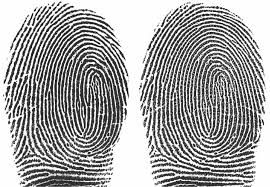
#> input picture download.jpg, 270 x 187 px
$ python main.py
#> lines starting #> are read from the running program, lines starting #| are printed output that depends on the picture
#> in main, original_biometric_image is the input picture: shape (187, 270, 3); min 0, max 255, mean 164.3
import cv2
import numpy as np
import random

# Function to generate initial population images using multiple rounds of encryption
def generate_initial_population(original_biometric_image, num_images, num_rounds):
#> called with num_images = 4, num_rounds = 25
    initial_population = []
    for i in range(num_images):
        encrypted_image = original_biometric_image.copy()
        for _ in range(num_rounds):
            random_key = random.randint(0, 255)
            encrypted_image ^= random_key
        initial_population.append(encrypted_image)
        cv2.imwrite(f"encrypted_image_{i}.jpg", encrypted_image)
#> this loop made 4 passes
#> pass 1, in generate_initial_population, `cv2.imwrite(f"encrypted_image_{i}.jpg", encrypted_image)`:
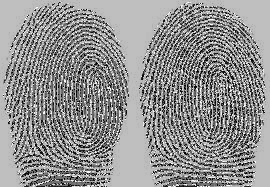
#> saved as encrypted_image_0.jpg: shape (187, 270, 3); min 0, max 255, mean 144.7
#> pass 2, in generate_initial_population, `cv2.imwrite(f"encrypted_image_{i}.jpg", encrypted_image)`:
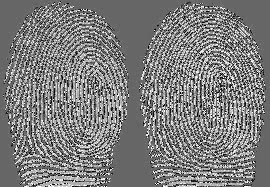
#> saved as encrypted_image_1.jpg: shape (187, 270, 3); min 0, max 255, mean 125
#> after the loop:
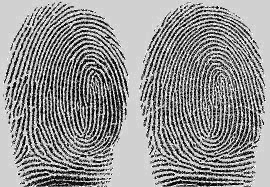
#> encrypted_image: shape (187, 270, 3); min 0, max 255, mean 147.3
#> after the loop, initial_population = 4 items
    return initial_population

# Function to optimize GA parameters (crossover and mutation rates)
def optimize_ga_parameters(initial_population):
    crossover_rates = [0.6, 0.7, 0.8]  # Test different crossover rates
    mutation_rates = [0.03, 0.05, 0.07]  # Test different mutation rates

    # Define population size and number of generations
    population_size = 100
    num_generations = 50

    # Run experiments and evaluate the performance of cancelable templates for each combination of rates
    for crossover_rate in crossover_rates:
        for mutation_rate in mutation_rates:
            print(f"Testing with crossover rate: {crossover_rate}, mutation rate: {mutation_rate}")

            # Initialize the population
            population = initial_population[:population_size]

            # Evaluate the initial population
            fitness_scores = evaluate_population(population)

            # Perform GA iterations
            for generation in range(num_generations):
                # Select parents for reproduction
                parents = select_parents(population, fitness_scores)

                # Create offspring through crossover and mutation
                offspring = crossover_and_mutate(parents, crossover_rate, mutation_rate)

                # Evaluate the offspring
                offspring_fitness = evaluate_population(offspring)

                # Combine the offspring and parents, and select the fittest individuals for the next generation
                population, fitness_scores = next_generation(population, offspring, fitness_scores, offspring_fitness)

            # Evaluate the final population and store the best cancelable template
            best_template, best_fitness = max(zip(population, fitness_scores), key=lambda x: x[1])
            print(f"Best fitness: {best_fitness}")
            # Save or process the best cancelable template as needed

# Helper functions for GA operations

def evaluate_population(population):
    # Evaluate the fitness of each cancelable template in the population
    # (placeholder implementation)
    fitness_scores = [random.uniform(0.5, 1.0) for _ in population]
    return fitness_scores

def select_parents(population, fitness_scores):
    # Select parent cancelable templates for reproduction based on fitness scores
    # (placeholder implementation)
    parents = random.choices(population, weights=fitness_scores, k=len(population) // 2)
    return parents

def crossover_and_mutate(parents, crossover_rate, mutation_rate):
    # Perform crossover and mutation operations on the parent cancelable templates
    # (placeholder implementation)
    offspring = []
    for i in range(0, len(parents), 2):
        parent1, parent2 = parents[i], parents[i + 1]
        if random.random() < crossover_rate:
            child1, child2 = crossover(parent1, parent2)
        else:
            child1, child2 = parent1, parent2
        offspring.append(mutate(child1, mutation_rate))
        offspring.append(mutate(child2, mutation_rate))
    return offspring

def crossover(parent1, parent2):
    # Perform crossover operation on two parent cancelable templates
    # (placeholder implementation)
    crossover_point = random.randint(0, len(parent1) - 1)
    child1 = np.concatenate((parent1[:crossover_point], parent2[crossover_point:]))
    child2 = np.concatenate((parent2[:crossover_point], parent1[crossover_point:]))
    return child1, child2

def mutate(individual, mutation_rate):
    # Perform mutation operation on a cancelable template
    # (placeholder implementation)
    mutated = individual.copy()
    for i in range(len(mutated)):
        if random.random() < mutation_rate:
            mutated[i] = random.randint(0, 255)
    return mutated

def next_generation(population, offspring, fitness_scores, offspring_fitness):
    # Combine the offspring and parents, and select the fittest individuals for the next generation
    # (placeholder implementation)
    combined_population = population + offspring
    combined_fitness = fitness_scores + offspring_fitness
    sorted_population = [x for _, x in sorted(zip(combined_fitness, combined_population), key=lambda pair: pair[0], reverse=True)]
    return sorted_population[:len(population)], [1.0] * len(population)

# Main function
def main():
    # Load the original biometric image
    original_biometric_image = cv2.imread('download.jpg')

    # Check if the image was loaded successfully
    if original_biometric_image is None:
        print("Error: Could not load the image.")
        return

    # Simplified initial population generation
    num_rounds = 25  # Number of encryption rounds
    num_images = 4  # Number of initial population images
    initial_population = generate_initial_population(original_biometric_image, num_images, num_rounds)
#> initial_population = 4 items

    # Optimize GA parameters
    optimize_ga_parameters(initial_population)
#> the loop in optimize_ga_parameters, `for crossover_rate in crossover_rates:` made 3 passes
#> pass 1, in crossover, `child1 = np.concatenate((parent1[:crossover_point], parent2[crossover_..`:
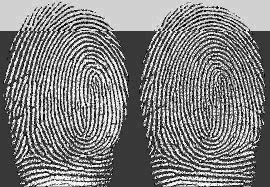
#> child1: shape (187, 270, 3); min 0, max 255, mean 127
#> pass 1, in crossover, `child2 = np.concatenate((parent2[:crossover_point], parent1[crossover_..`:
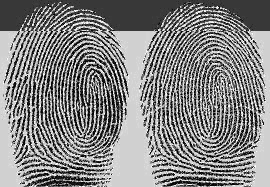
#> child2: shape (187, 270, 3); min 0, max 255, mean 131.7
#> pass 1, in crossover (call 3), `child1 = np.concatenate((parent1[:crossover_point], parent2[crossover_..`:
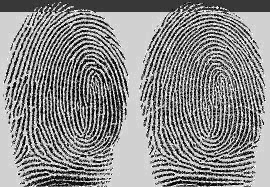
#> child1: shape (187, 270, 3); min 0, max 255, mean 139
#> pass 1, in crossover (call 3), `child2 = np.concatenate((parent2[:crossover_point], parent1[crossover_..`:
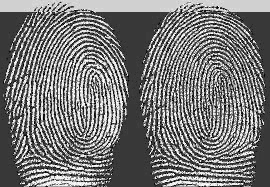
#> child2: shape (187, 270, 3); min 0, max 255, mean 119.6

if __name__ == "__main__":
    main()
